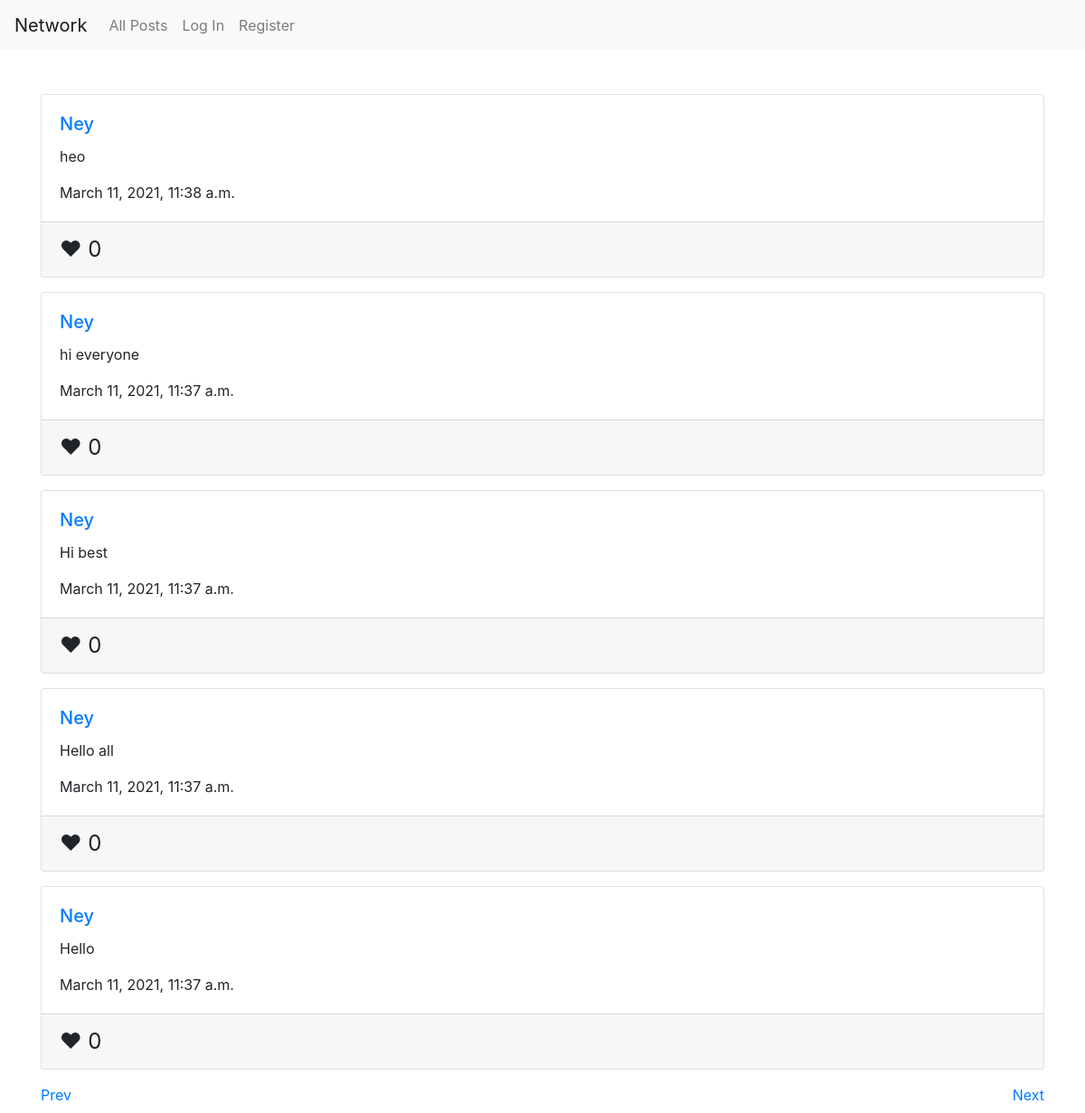
/?page=4, run on the app's committed database.
### network/models.py (models this page shows, shortened)
class Post(models.Model):
    content = models.CharField(max_length=126)
    author = models.ForeignKey("network.User", on_delete=models.CASCADE, related_name="posts")
    date_created = models.DateTimeField(default=timezone.now)
    class Meta:
        ordering = ('-date_created',)

class User(AbstractUser):
    follows = models.ManyToManyField(
        'self',
        related_name='followed_by',
        symmetrical=False
    )
    likes = models.ManyToManyField(
        'network.Post',
        related_name='liked_by',
    )

### network/views.py (the view, shortened to what this page needs)
# urls.py: path("", views.IndexView.as_view(), name="index"),
class IndexView(View):
    form_class = PostForm
    def get(self, request, *args, **kwargs):
        post_list = Post.objects.all()
        page = request.GET.get('page', 1)
        posts = paginate(post_list, page)
        if request.user.is_authenticated:
            form = self.form_class()
        else:
            form = None
        context = {'posts': posts, 'form': form}
        return render(request, "network/index.html", context)

### network/views.py (called while the page is built)
def paginate(post_list, page):
    paginator = Paginator(post_list, 5)
    try:
        posts = paginator.page(page)
    except PageNotAnInteger:
        posts = paginator.page(1)
    except EmptyPage:
        posts = paginator.page(paginator.num_pages)
    return posts

### network/templates/network/index.html (shortened to what this page needs)
{% extends "network/layout.html" %}
{% block body %}
    <br>
    {% include 'network/new_post.html' %}
{% endblock %}

### network/templates/network/new_post.html (shortened to what this page needs)
{% for post in posts %}
    <div class="card post-card my-3">
        <div class="card-body card-content">
            <h5 class="card-title"><a href="{% url 'profile' post.author.username %}">{{ post.author.username }}</a></h5>
            <p class="card-text">{{ post.content }}</p>
            <p class="card-text">{{ post.date_created }}</p>
        </div>
        <div class="card-footer">
            <div class="likes" data-post-id="{{ post.id }}">
                <span class="{% if user.is_authenticated %}like-button {% endif %}{% if user in post.liked_by.all %}liked{% endif %}">&#9829;</span>
                <span class="like-count">{{ post.liked_by.count }}</span>
            </div>
        </div>
    </div>
    {% empty %}
    <p>There are no posts.</p>
{% endfor %}
{% if posts.has_other_pages %}
    <div class="pages">
        {% if posts.has_previous %}
        <a href="?page={{ posts.previous_page_number }}">Prev</a>
        {% endif %}
        {% if posts.has_next %}
        <a href="?page={{ posts.next_page_number }}" class="next">Next</a>
        {% endif %}
    </div>
{% endif %}

### network/static/network/styles.css (style rules this page uses)
.likes { display: inline; font-size: 1.5rem; width: 25%; }
.next { float: right; }

### data on the page
Post: author.username "Ney", content "heo", date_created "March 11, 2021, 11:38 a.m.", liked_by.count "0"
Post: author.username "Ney", content "hi everyone", date_created "March 11, 2021, 11:37 a.m.", liked_by.count "0"
Post: author.username "Ney", content "Hi best", date_created "March 11, 2021, 11:37 a.m.", liked_by.count "0"
Post: author.username "Ney", content "Hello all", date_created "March 11, 2021, 11:37 a.m.", liked_by.count "0"
Post: author.username "Ney", content "Hello", date_created "March 11, 2021, 11:37 a.m.", liked_by.count "0"
